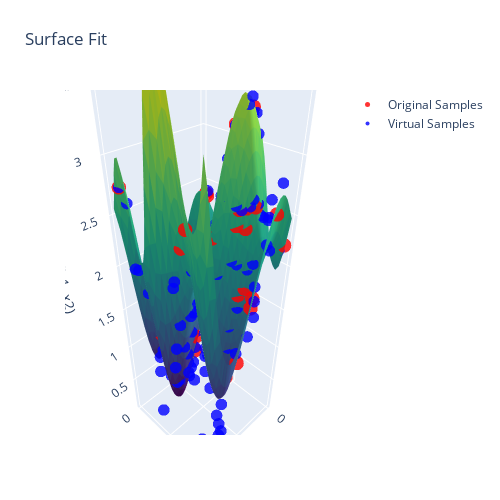

Notebook code for this chart:
### Code cell
import plotly.figure_factory as ff
import plotly.offline as py
from scipy.spatial import Delaunay
import plotly.graph_objs as go

def PlotSurface():
        x_sup, y_sup, z_sup = df_1000['x1'], df_1000['x2'], df_1000['f(x1,x2)']
        x_orig, y_orig, z_orig = df_training['x1'], df_training['x2'], df_training['f(x1,x2)']
        x_virtual, y_virtual, z_virtual = Kriging(x_orig, y_orig, z_orig)
        points = np.column_stack((x_sup, y_sup))
        tri = Delaunay(points)
        
        fig_surface = ff.create_trisurf(x=x_sup, y=y_sup, z=z_sup, 
                                        simplices=tri.simplices, colormap='Viridis',
                                        title='Surface Fit - Original Values')

        fig_orig_data =  go.Scatter3d(
                x=x_orig,
                y=y_orig,
                z=z_orig,
                mode='markers',
                marker=dict(
                size=5,
                color='red',  
                opacity=0.8
                ),
                name='Original Samples'
        )

        fig_virtual_data = go.Scatter3d(
        x=x_virtual,
        y=y_virtual,
        z=z_virtual,
        mode='markers',
        marker=dict(
            size=4,
            color='blue',  
            opacity=0.8
        ),
        name='Virtual Samples'
    )

        data = [fig_surface.data[0], fig_orig_data, fig_virtual_data]
        layout = go.Layout(
        title='Surface Fit',
        scene=dict(
            xaxis=dict(title='X1'),
            yaxis=dict(title='X2'),
            zaxis=dict(title='f(x1, x2)')
        ),
        width=500,
        height=500,
        margin=dict(l=65, r=50, b=65, t=90),
    )

        fig = go.Figure(data=data, layout=layout)
        py.iplot(fig)

PlotSurface()

### Figure 1 — Plotly figure (JSON) as saved in the notebook; plotly's stock layout.template omitted (floating-point values rounded to 4 significant figures; data arrays with more than 128 entries replaced by an {"elided": "..."} marker saying what was removed)
{"data": [{"facecolor": {"elided": "1922 str values"}, "i": {"elided": "1922 int values"}, "j": {"elided": "1922 int values"}, "k": {"elided": "1922 int values"}, "name": "", "type": "mesh3d", "x": {"elided": "1024 float values"}, "y": {"elided": "1024 float values"}, "z": {"elided": "1024 float values"}}, {"marker": {"color": "red", "opacity": 0.8, "size": 5}, "mode": "markers", "name": "Original Samples", "type": "scatter3d", "x": [0.4522, 0.3904, 0.9764, 0.5233, 0.1109, 0.3299, 0.3421, 0.5211, 0.1203, 0.6255, 0.3466, 0.1992, 0.2983, 0.8899, 0.5014, 0.277, 0.534, 0.5743, 0.0148, 0.7028, 0.5067, 0.3813, 0.0649, 0.3586, 0.2035, 0.8138, 0.3934, 0.0536, 0.3751, 0.1653], "y": [0.3192, 0.2042, 0.07, 0.95, 0.1412, 0.7213, 0.9288, 0.4073, 0.5209, 0.2191, 0.8424, 0.9869, 0.7699, 0.7061, 0.5953, 0.7529, 0.4967, 0.8651, 0.9685, 0.0988, 0.547, 0.403, 0.107, 0.7242, 0.783, 0.5666, 0.8113, 0.5768, 0.944, 0.5076], "z": [0.7824, 1.481, 2.761, 1.149, 2.442, 2.573, 1.803, 1.104, 3.211, 0.5796, 1.864, 2.583, 2.406, 2.621, 2.329, 2.577, 1.873, 0.9187, 2.211, 1.047, 2.237, 1.63, 2.388, 2.44, 2.57, 2.364, 1.801, 3.274, 1.721, 3.154]}, {"marker": {"color": "blue", "opacity": 0.8, "size": 4}, "mode": "markers", "name": "Virtual Samples", "type": "scatter3d", "x": {"elided": "135 float values"}, "y": {"elided": "135 float values"}, "z": {"elided": "135 float values"}}], "layout": {"height": 500, "margin": {"b": 65, "l": 65, "r": 50, "t": 90}, "scene": {"xaxis": {"title": {"text": "X1"}}, "yaxis": {"title": {"text": "X2"}}, "zaxis": {"title": {"text": "f(x1, x2)"}}}, "title": {"text": "Surface Fit"}, "width": 500}}
